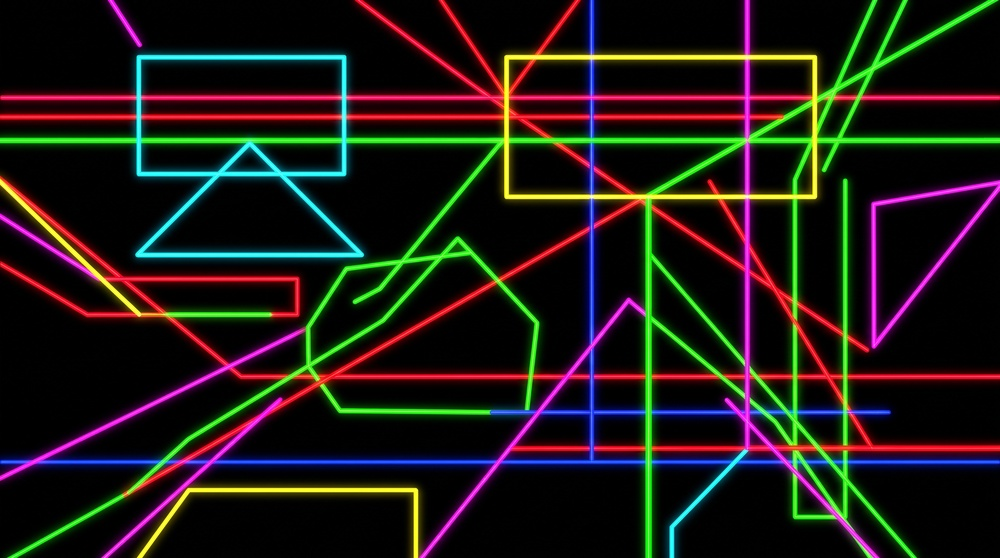
#> input picture Hafta6/Ders5/3.jpg, 1000 x 558 px, shrunk from 2752 x 1536 before the run
$ python houghline.py
#> lines starting #> are read from the running program, lines starting #| are printed output that depends on the picture; after the words box and inside, x2 and y2 are one past the last pixel; in counts of white or black regions, pixels touching at a corner belong together
#> further down, src is the input picture: shape (558, 1000, 3); mean B, G, R 21.9, 27, 31.6
import cv2 as cv
import numpy as np

def canny_demo(image):
    gray = cv.cvtColor(image, cv.COLOR_BGR2GRAY)
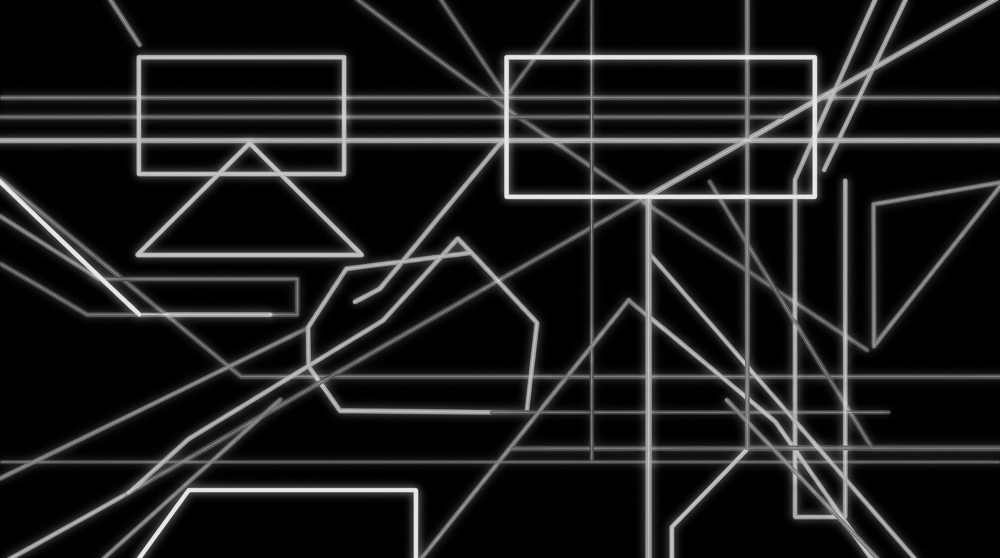
#> gray: shape (558, 1000); min 0, max 248, mean 27.8
    edges = cv.Canny(gray, 50, 150, apertureSize=3)
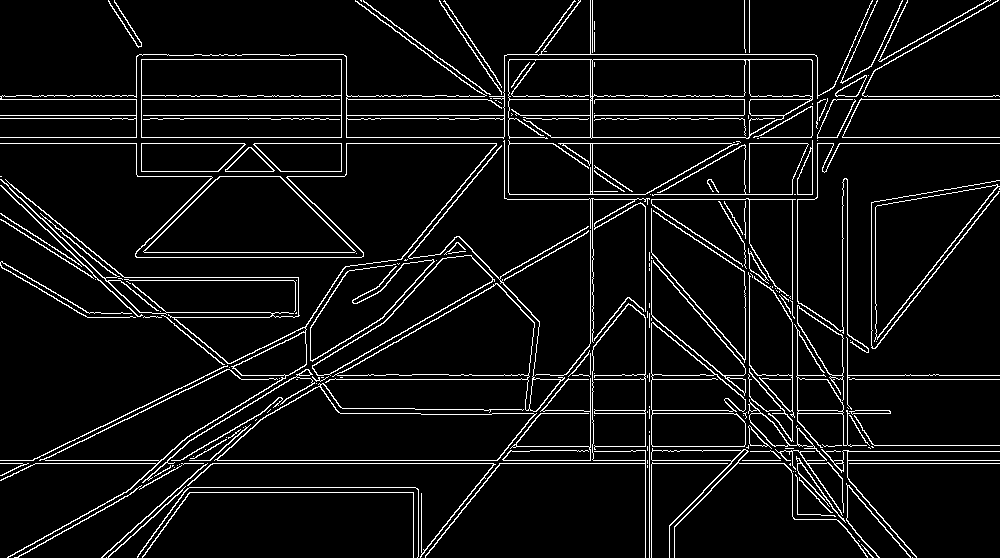
#> edges: shape (558, 1000); 6.7% white in thin lines or dots
    return edges

src = cv.imread("3.jpg")
if src is None:
    print("Goruntu okunamadi!")
    exit()

cv.namedWindow("input", cv.WINDOW_AUTOSIZE)
cv.imshow("input", src)
cv.waitKey(1)

binary = canny_demo(src)
cv.imshow("binary", binary)
cv.waitKey(1)

linesP = cv.HoughLinesP(binary, 1, np.pi / 180, threshold=55, minLineLength=50, maxLineGap=10)
#> linesP = 190 rows, first 6: [0, 460, 999, 460], [0, 137, 999, 137], [0, 463, 999, 463], [0, 115, 796, 115], [0, 143, 999, 143], [501, 99, 999, 99]

if linesP is not None:
    for line in linesP:
        # ravel() boyut ne olursa olsun (1, 4) veya (4,) diziyi tek boyutlu [x1, y1, x2, y2] yapar
        x1, y1, x2, y2 = line.ravel()
        cv.line(src, (int(x1), int(y1)), (int(x2), int(y2)), (255, 0, 0), 1, cv.LINE_AA)
#> this loop made 190 passes
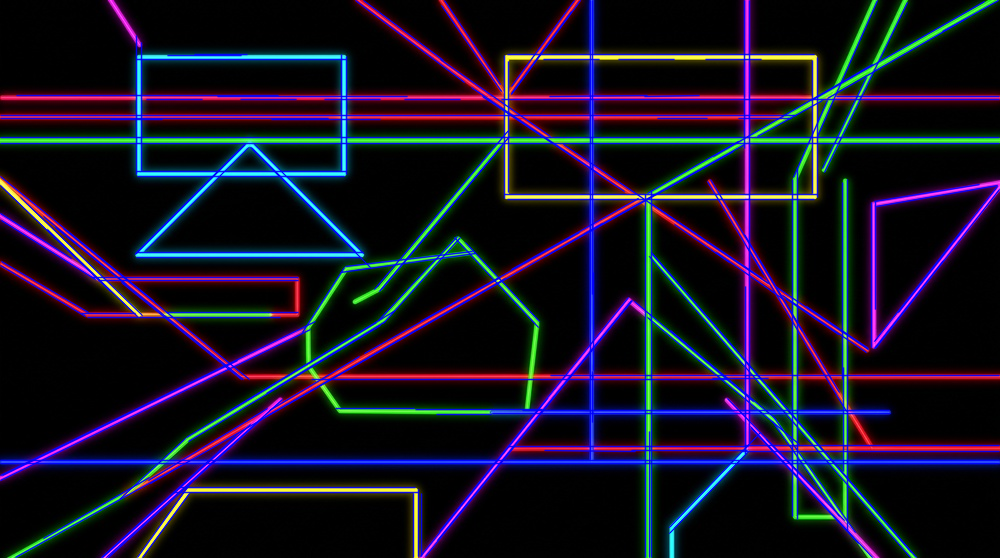
#> src: shape (558, 1000, 3); 15.51% of pixels changed, all inside (x1, y1, x2, y2) = (0, 0, 1000, 558)

cv.imshow("hough line demo", src)

cv.waitKey(0)
cv.destroyAllWindows()

$ run again, with Hafta6/Ders5/1.jpg copied over Hafta6/Ders5/3.jpg
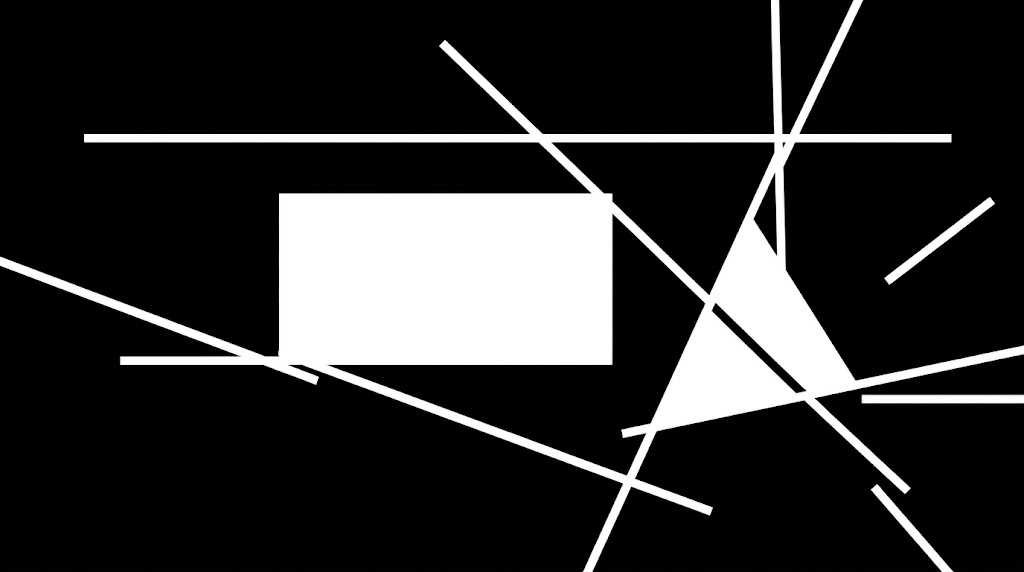
#> input picture Hafta6/Ders5/1.jpg, 1024 x 572 px
#> src is the input picture: shape (572, 1024, 3); mean B, G, R 47.1, 47.1, 47.1
#> in canny_demo, `edges = cv.Canny(gray, 50, 150, apertureSize=3)`:
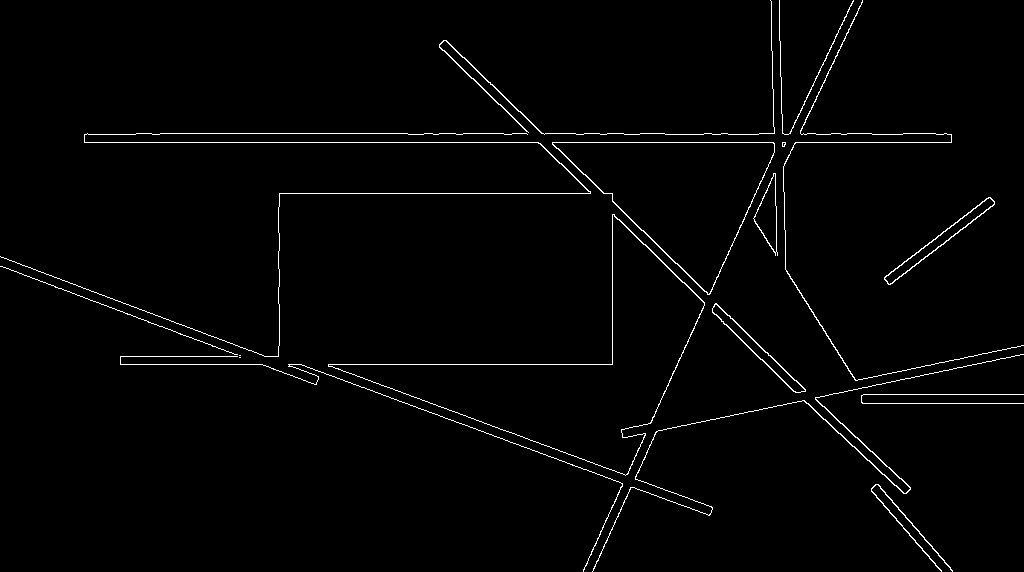
#> edges: shape (572, 1024); 1.6% white in thin lines or dots
#> linesP = 52 rows, first 6: [552, 142, 951, 142], [328, 364, 612, 364], [136, 133, 407, 133], [703, 302, 852, 446], [825, 419, 882, 474], [279, 193, 590, 193]
#> the loop `for line in linesP:` made 52 passes
#> after the loop `for line in linesP:`:
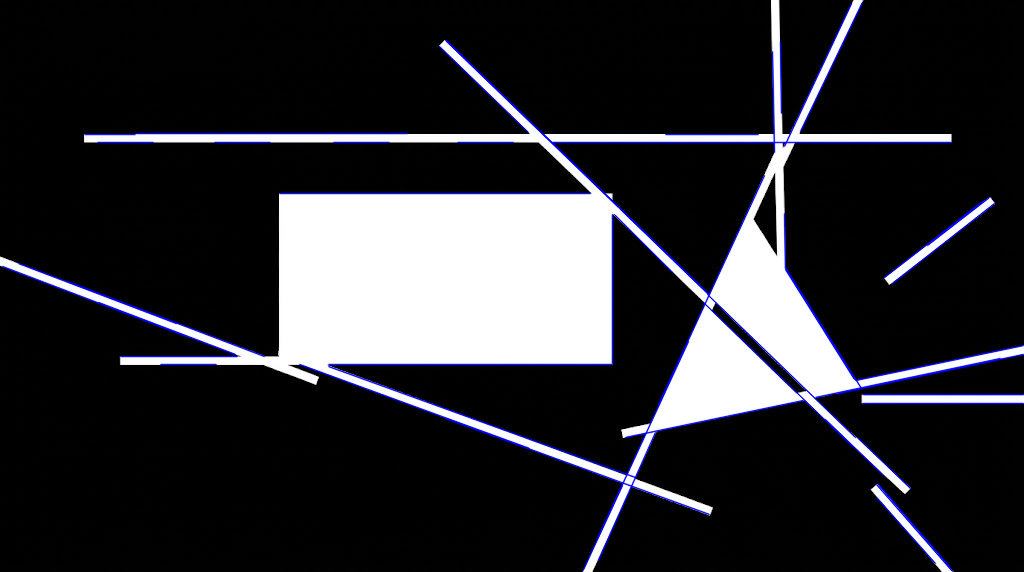
#> src: shape (572, 1024, 3); 3.42% of pixels changed, all inside (x1, y1, x2, y2) = (2, 2, 1024, 572)

$ run again, with Hafta6/Ders5/2.jpg copied over Hafta6/Ders5/3.jpg
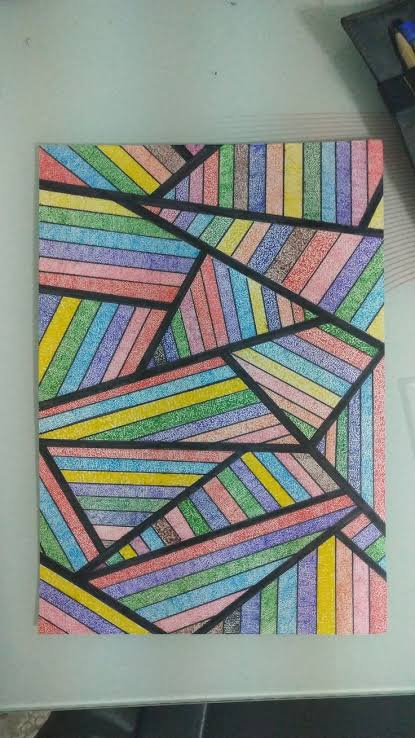
#> input picture Hafta6/Ders5/2.jpg, 415 x 738 px
#> src is the input picture: shape (738, 415, 3); mean B, G, R 129.6, 137.8, 131.8
#> in canny_demo, `edges = cv.Canny(gray, 50, 150, apertureSize=3)`:
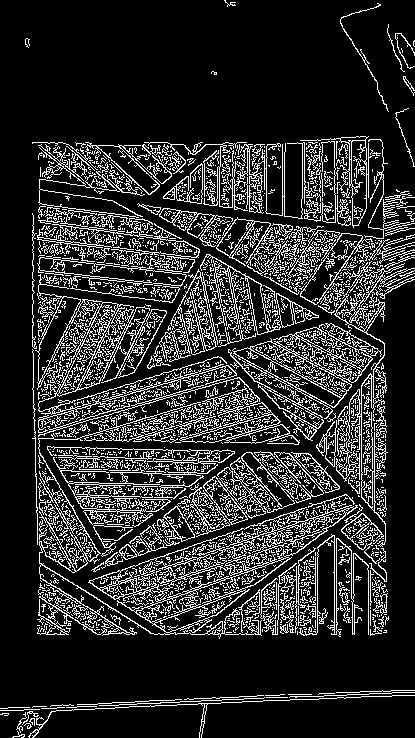
#> edges: shape (738, 415); 17.3% white in thin lines or dots
#> linesP = 775 rows, first 6: [98, 560, 413, 245], [223, 345, 383, 185], [7, 710, 273, 697], [368, 505, 368, 313], [301, 634, 321, 467], [40, 593, 303, 330]
#> the loop `for line in linesP:` made 775 passes
#> after the loop `for line in linesP:`:
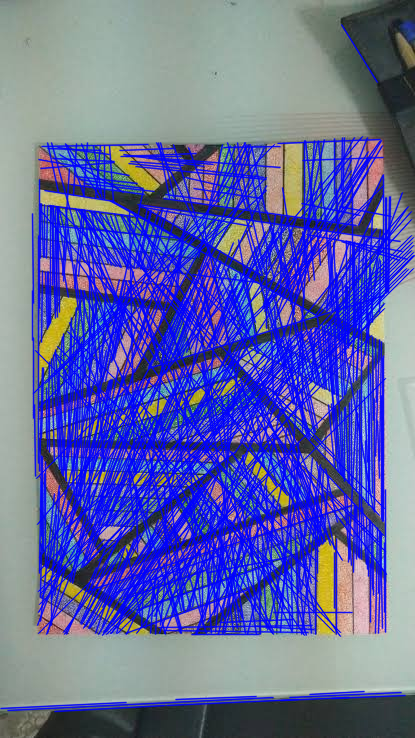
#> src: shape (738, 415, 3); mean B, G, R 165.8, 101.8, 97
